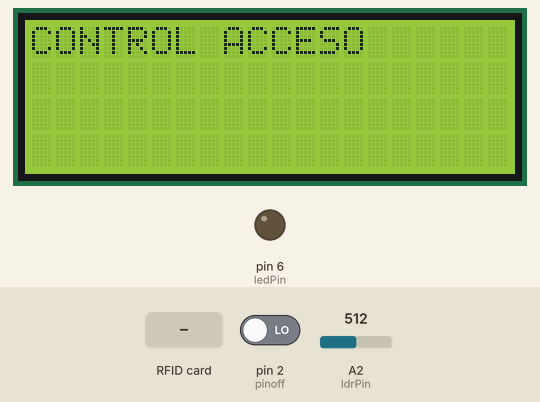
Simulated run of this sketch. Board: Arduino Uno, built with avr-gcc and run on an emulated ATmega328P. Shown: 20×4 character LCD, output pins drawn as LEDs (lit = HIGH). Inputs (shaded band) come from the test bench; at power-on: pin 2 (pinoff) LOW, A2 (ldrPin) = 512. Pins used as bus, display or sensor lines are not drawn; what the sketch prints to the serial monitor is not drawn.

Above: at 1.3 s.
1.4 s: RFID card 11 F1 D4 47 held to the reader
At 2.0 s:
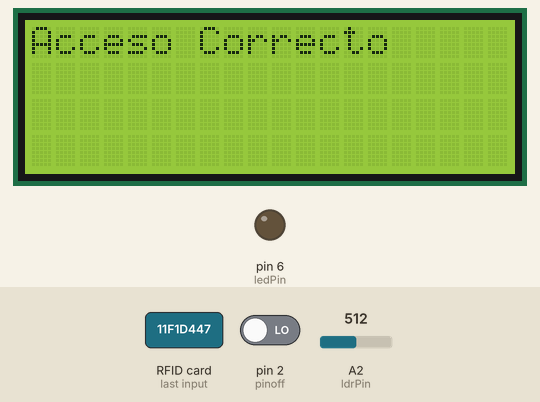
At 4.1 s:
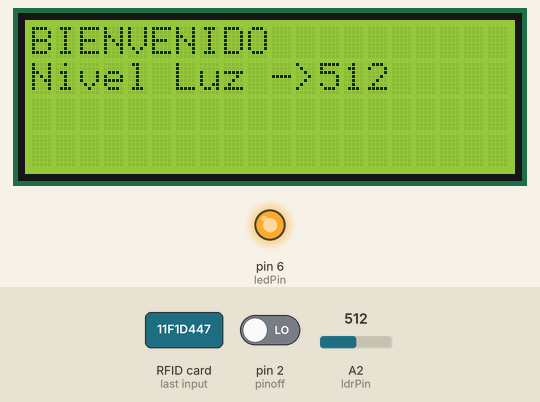
4.4 s: pin 2 (pinoff) driven HIGH
At 5.1 s:
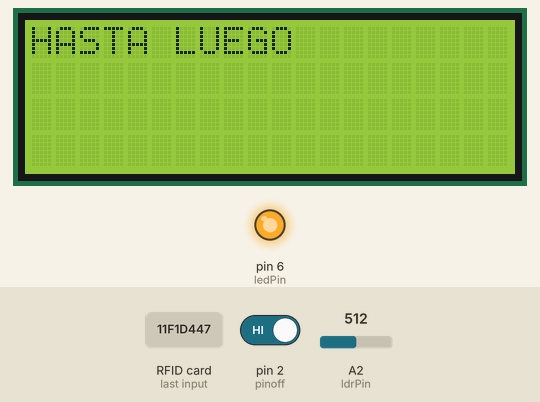
Timing chart, 0 to 11.0 s (numbered marks = the images above; inputs shaded):
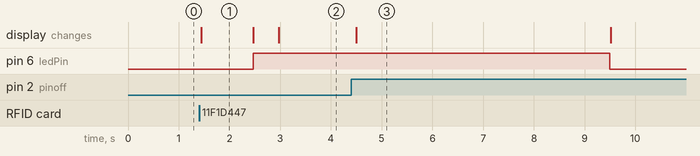

The sketch:

sketch_may22a.ino
```cpp
#include <SPI.h>
#include <MFRC522.h>
#include <Wire.h>
#include <LiquidCrystal_I2C.h>

#define RST_PIN 9
#define SS_PIN 10

byte readCard[4];
String MasterTag = "11F1D447";  // REPLACE this Tag ID with your Tag ID!!!
String tagID = "";

MFRC522 mfrc522(SS_PIN, RST_PIN);
LiquidCrystal_I2C lcd(0x27,20,4);  // set the LCD address to 0x27 for a 16 chars and 2 line display

const int ldrPin = A2;
const int ledPin = 6;    // select the pin for the LED
int ldrValue = 0;
int acceso = 0;
const int pinoff = 2;
int valor = 0;
boolean i = false;
boolean getID()
{
  // Getting ready for Reading PICCs
  if ( ! mfrc522.PICC_IsNewCardPresent()) { //If a new PICC placed to RFID reader continue
  return false;
  }
  if ( ! mfrc522.PICC_ReadCardSerial()) { //Since a PICC placed get Serial and continue
  return false;
  }
  tagID = "";
  for ( uint8_t i = 0; i < 4; i++) { // The MIFARE PICCs that we use have 4 byte UID
  //readCard[i] = mfrc522.uid.uidByte[i];
  tagID.concat(String(mfrc522.uid.uidByte[i], HEX)); // Adds the 4 bytes in a single String variable
  }
  tagID.toUpperCase();
  mfrc522.PICC_HaltA(); // Stop reading
  acceso = 1;
  return true;
}


void setup() {

  pinMode(pinoff, INPUT);
  pinMode(ledPin, OUTPUT);
  Serial.begin(9600);
  SPI.begin(); // SPI bus
  mfrc522.PCD_Init(); // MFRC522
  lcd.init();                      // initialize the lcd
  // Print a message to the LCD.
  lcd.backlight();
  lcd.setCursor(0,0);
  lcd.print("CONTROL ACCESO");

}

void loop() {
  inicio:
  if(!i){
  lcd.clear();
  lcd.setCursor(0,0);
  lcd.print("CONTROL ACCESO");
  i = true;
  }


  //Wait until new tag is available
  while (getID())
  {
    Serial.print(digitalRead(2));
    lcd.clear();
    lcd.setCursor(0, 0);

    if (tagID == MasterTag)
    {

      lcd.print("Acceso Correcto");
      delay(1000);
      lcd.clear();
      // You can write any code here like opening doors, switching on a relay, lighting up an LED, or anything else you can think of.
      lcd.setCursor(0,0);
      lcd.print("BIENVENIDO");
      lcd.setCursor(0,1);
      lcd.print("Nivel Luz ->");
      while(true){
        ldrValue=analogRead(ldrPin);
        if(700 > ldrValue)
        digitalWrite(ledPin,HIGH);
        else
        digitalWrite(ledPin,LOW);
        delay(500);
        lcd.setCursor(12,1);
        lcd.print(ldrValue);
        valor = digitalRead(pinoff);
        Serial.print(valor);
        if(digitalRead(2) == HIGH){
          lcd.clear();
          lcd.setCursor(0,0);
          lcd.print("HASTA LUEGO");
          delay(5000);
          i = false;
          digitalWrite(6,LOW);
          goto inicio;
        }

      }
    }
    else
    {
      lcd.print("ACCESO DENEGADO");
    }

      lcd.setCursor(0, 1);
      lcd.print(" ID : ");
      lcd.print(tagID);

    delay(2000);

    lcd.clear();
    lcd.print(" CONTROL ACCESO ");


}
}
```

Measured:
- after the input at 1.4 s, pin 6 (ledPin): LOW → HIGH after 1.1 s; the display: changes at once (image 1)
- after the input at 4.4 s, pin 6 (ledPin): HIGH → LOW after 5.1 s; the display: changes after 0.10 s (image 3)
- what the display in image 1 shows lasts 1.1 s, from 1.4 s to 2.5 s
